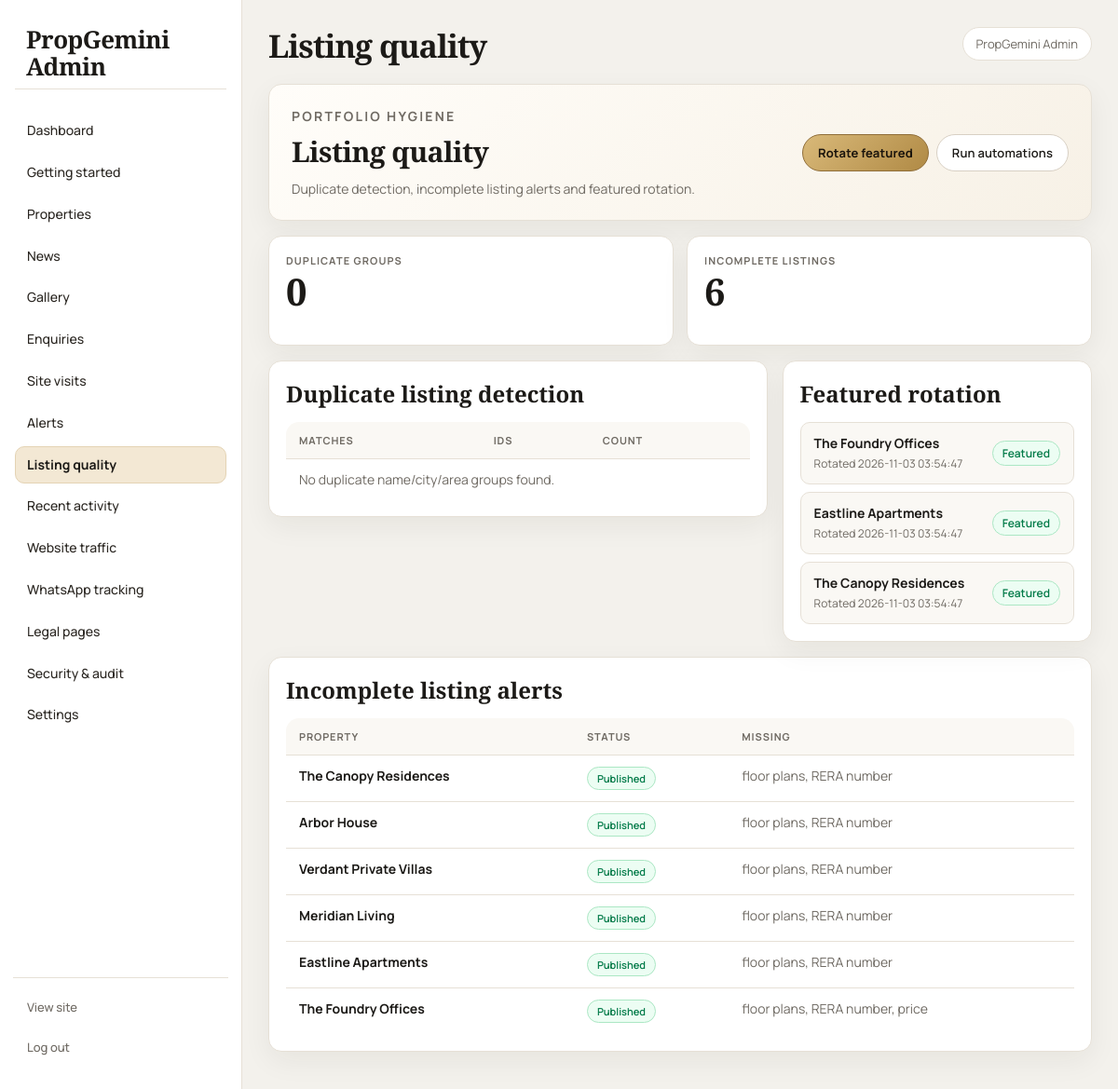
Screenshot of /admin/quality.php (signed in) with the database file from the repository.
### tables this page shows
CREATE TABLE `properties` (
  `id` int(11) NOT NULL,
  `name` varchar(255) NOT NULL,
  `slug` varchar(255) DEFAULT NULL,
  `city_id` int(11) NOT NULL,
  `area_id` int(11) NOT NULL,
  `property_type` varchar(100) DEFAULT NULL,
  `property_status` varchar(100) DEFAULT NULL,
  `bhk` varchar(50) DEFAULT NULL,
  `min_price` decimal(15,2) DEFAULT NULL,
  `max_price` decimal(15,2) DEFAULT NULL,
  `address` text DEFAULT NULL,
  `overview` text DEFAULT NULL,
  `amenities` text DEFAULT NULL,
  `possession_date` date DEFAULT NULL,
  `latitude` decimal(10,7) DEFAULT NULL,
  `longitude` decimal(10,7) DEFAULT NULL,
  `map_url` varchar(500) DEFAULT NULL,
  `is_featured` tinyint(1) DEFAULT 0,
  `featured_rotated_at` datetime DEFAULT NULL,
  `is_active` tinyint(1) DEFAULT 1,
  `sort_order` int(11) NOT NULL DEFAULT 0,
  `created_at` timestamp NOT NULL DEFAULT current_timestamp(),
  `updated_at` timestamp NOT NULL DEFAULT current_timestamp() ON UPDATE current_timestamp(),
  `deleted_at` datetime DEFAULT NULL,
  `removal_flagged_at` datetime DEFAULT NULL,
  `unavailable_reason` varchar(255) DEFAULT NULL,
  `publication_status` enum('Draft','Published','Unpublished') DEFAULT 'Draft',
  `construction_status` varchar(100) DEFAULT NULL,
  `construction_progress` tinyint(3) UNSIGNED DEFAULT NULL,
  `seo_title` varchar(255) DEFAULT NULL,
  `seo_description` text DEFAULT NULL,
  `rera_number` varchar(100) DEFAULT NULL,
  `rera_expiry` date DEFAULT NULL
);

### admin/includes/helpers.php (called while the page is built, shortened)
<?php
require_once dirname(__DIR__, 2) . '/includes/functions.php';
function adminUrl(string $path = ''): string
{
    $path = ltrim(str_replace('\\', '/', $path), '/');
    return webPath('admin/' . $path);
}

### includes/functions.php (called while the page is built, shortened)
<?php
function h(string $value): string
{
    return htmlspecialchars($value, ENT_QUOTES, 'UTF-8');
}
function projectWebRoot(): string
{
    $projectFs = realpath(dirname(__DIR__));
    $docRoot = realpath($_SERVER['DOCUMENT_ROOT'] ?? '') ?: '';
    if ($projectFs !== false) {
        $projectFs = str_replace('\\', '/', $projectFs);
        $docRoot = str_replace('\\', '/', $docRoot);
        if ($docRoot !== '' && str_starts_with($projectFs, $docRoot)) {
            $web = substr($projectFs, strlen($docRoot));
            return ($web === false || $web === '') ? '' : rtrim($web, '/');
        }
    }
    $script = str_replace('\\', '/', $_SERVER['SCRIPT_NAME'] ?? '/index.php');
    $directory = rtrim(str_replace('\\', '/', dirname($script)), '/');
    return $directory;
}
function prettyPath(string $path): string
{
    $path = str_replace('\\', '/', $path);
    $query = '';
    if (str_contains($path, '?')) {
        [$path, $query] = explode('?', $path, 2);
        $query = '?' . $query;
    }
    if (preg_match('/\.(css|js|map|jpg|jpeg|png|gif|webp|svg|ico|mp4|webm|pdf|woff2?|ttf|eot)$/i', $path) === 1) {
        return ltrim($path, '/') . $query;
    }
    $path = preg_replace('/\.php$/i', '', $path) ?? $path;
    $path = preg_replace('#(^|/)index$#i', '$1', $path) ?? $path;
    $path = trim($path, '/');
    return $path . $query;
}
function webPath(string $path = ''): string
{
    $root = projectWebRoot();
    $path = ltrim(str_replace('\\', '/', $path), '/');
    if ($path === '') {
        return $root === '' ? '/' : $root . '/';
    }
    $pretty = prettyPath($path);
    return ($root === '' ? '' : $root) . '/' . $pretty;
}
    ?>

### admin/includes/auth.php (called while the page is built, shortened)
<?php
require_once __DIR__ . '/helpers.php';
function adminUser(): ?array
{
    $pdo = getDatabaseConnection();
    try {
        $sessionCheck = $pdo->prepare(
            'SELECT revoked_at FROM admin_sessions WHERE session_id = ? LIMIT 1'
        );
        $sessionCheck->execute([session_id()]);
        $revoked = $sessionCheck->fetchColumn();
    } catch (Throwable $e) {
    }
    $stmt = $pdo->prepare(
        'SELECT id, name, email, role, is_active FROM admins WHERE id = ? LIMIT 1'
    );
    $stmt->execute([(int) $_SESSION['admin_id']]);
    $row = $stmt->fetch();
    $user = $row;
    return $user;
}
function requireAdmin(): array
{
    $user = adminUser();
    return $user;
}

### includes/automations.php (called while the page is built, shortened)
<?php
function findDuplicateProperties(): array
{
    $pdo = getDatabaseConnection();
    return $pdo->query(
        "SELECT LOWER(TRIM(p.name)) AS norm_name, p.city_id, p.area_id,
                GROUP_CONCAT(p.id ORDER BY p.id) AS ids,
                GROUP_CONCAT(p.name ORDER BY p.id SEPARATOR ' | ') AS names,
                COUNT(*) AS dup_count
         FROM properties p
         WHERE p.deleted_at IS NULL
         GROUP BY LOWER(TRIM(p.name)), p.city_id, p.area_id
         HAVING COUNT(*) > 1
         ORDER BY dup_count DESC"
    )->fetchAll();
}
function findIncompleteProperties(): array
{
    $pdo = getDatabaseConnection();
    $rows = $pdo->query(
        "SELECT p.id, p.name, p.slug, p.publication_status, p.rera_number, p.min_price,
                (SELECT COUNT(*) FROM property_images pi WHERE pi.property_id = p.id) AS image_count,
                (SELECT COUNT(*) FROM property_amenities pa WHERE pa.property_id = p.id) AS amenity_count,
                (SELECT COUNT(*) FROM property_unit_types ut WHERE ut.property_id = p.id AND ut.floor_plan_path IS NOT NULL AND ut.floor_plan_path <> '') AS floor_plan_count
         FROM properties p
         WHERE p.deleted_at IS NULL
         ORDER BY p.updated_at DESC"
    )->fetchAll();
    $out = [];
    foreach ($rows as $row) {
        $missing = [];
        if ((int) $row['floor_plan_count'] < 1) {
            $missing[] = 'floor plans';
        }
        if (trim((string) ($row['rera_number'] ?? '')) === '') {
            $missing[] = 'RERA number';
        }
        if ($row['min_price'] === null || (float) $row['min_price'] <= 0) {
            $missing[] = 'price';
        }
        $row['missing'] = $missing;
        $out[] = $row;
    }
    return $out;
}

### admin/quality.php (the view, shortened to what this page needs)
<?php
require_once __DIR__ . '/includes/layout.php';
require_once dirname(__DIR__) . '/includes/automations.php';
$pdo = getDatabaseConnection();
$duplicates = findDuplicateProperties();
$incomplete = findIncompleteProperties();
$featured = $pdo->query(
    "SELECT id, name, featured_rotated_at, publication_status
     FROM properties
     WHERE deleted_at IS NULL AND is_featured = 1
     ORDER BY featured_rotated_at DESC, id DESC"
)->fetchAll();
adminLayoutStart('Listing quality', 'quality');
?>
<section class="dash-hero" style="margin-bottom:16px;">
    <div>
        <p class="eyebrow">Portfolio hygiene</p>
        <h2>Listing quality</h2>
        <p>Duplicate detection, incomplete listing alerts and featured rotation.</p>
    </div>
    <div class="dash-actions">
        <form method="post">
            <button class="btn" type="submit">Rotate featured</button>
        </form>
        <form method="post">
            <button class="btn secondary" type="submit">Run automations</button>
        </form>
    </div>
</section>
<div class="stat-grid" style="grid-template-columns:repeat(2,minmax(0,1fr));">
    <div class="stat-card"><div class="label">Duplicate groups</div><div class="value"><?= count($duplicates) ?></div></div>
    <div class="stat-card"><div class="label">Incomplete listings</div><div class="value"><?= count($incomplete) ?></div></div>
</div>
<div class="dash-grid">
    <div class="panel">
        <h3 style="margin-top:0;">Duplicate listing detection</h3>
        <div class="table-wrap" style="border:0;box-shadow:none;background:transparent;">
            <table>
                <thead><tr><th>Matches</th><th>IDs</th><th>Count</th></tr></thead>
                <tbody>
                <?php if ($duplicates === []): ?>
                    <tr><td colspan="3" class="muted">No duplicate name/city/area groups found.</td></tr>
                <?php endif; ?>
                </tbody>
            </table>
        </div>
    </div>
    <div class="panel">
        <h3 style="margin-top:0;">Featured rotation</h3>
        <div class="pulse-list">
            <?php if ($featured === []): ?>
                <div class="pulse-item"><div><strong>No featured homes</strong><span>Run rotation or mark listings featured.</span></div></div>
            <?php else: ?>
                <?php foreach ($featured as $row): ?>
                    <a class="pulse-item" href="<?= h(adminUrl('properties/edit?id=' . (int) $row['id'])) ?>">
                        <div>
                            <strong><?= h((string) $row['name']) ?></strong>
                            <span>Rotated <?= h((string) ($row['featured_rotated_at'] ?? 'manual')) ?></span>
                        </div>
                        <span class="badge published">Featured</span>
                    </a>
                <?php endforeach; ?>
            <?php endif; ?>
        </div>
    </div>
</div>
<div class="panel" style="margin-top:16px;">
    <h3 style="margin-top:0;">Incomplete listing alerts</h3>
    <div class="table-wrap" style="border:0;box-shadow:none;background:transparent;">
        <table>
            <thead><tr><th>Property</th><th>Status</th><th>Missing</th></tr></thead>
            <tbody>
            <?php if ($incomplete === []): ?>
                <tr><td colspan="3" class="muted">All active listings look complete.</td></tr>
            <?php else: ?>
                <?php foreach ($incomplete as $row): ?>
                    <tr>
                        <td><a href="<?= h(adminUrl('properties/edit?id=' . (int) $row['id'])) ?>"><strong><?= h((string) $row['name']) ?></strong></a></td>
                        <td><span class="badge <?= h(strtolower((string) $row['publication_status'])) ?>"><?= h((string) $row['publication_status']) ?></span></td>
                        <td class="muted"><?= h(implode(', ', $row['missing'])) ?></td>
                    </tr>
                <?php endforeach; ?>
            <?php endif; ?>
            </tbody>
        </table>
    </div>
</div>
<?php adminLayoutEnd(); ?>

### admin/includes/layout.php (shortened to what this page needs)
<?php
require_once __DIR__ . '/auth.php';
function adminNavIcon(string $name): string
{
    return $icons[$name] ?? '';
}
function adminLayoutStart(string $title, string $active = 'dashboard'): void
{
    $user = requireAdmin();
    $name = (string) ($user['name'] ?? 'Admin');
    ?>
<!DOCTYPE html>
<html lang="en">
<head>
    <link rel="stylesheet" href="<?= h(adminUrl('assets/admin.css')) ?>">
</head>
<body class="admin-body">
<aside class="admin-sidebar">
    <a class="brand" href="<?= h(adminUrl('dashboard.php')) ?>">
        <strong>PropGemini Admin</strong>
    </a>
    <nav>
        <a class="<?= $active === 'dashboard' ? 'is-active' : '' ?>" href="<?= h(adminUrl('dashboard.php')) ?>"><?= adminNavIcon('dashboard') ?><span>Dashboard</span></a>
        <a class="<?= $active === 'guide' ? 'is-active' : '' ?>" href="<?= h(adminUrl('guide.php')) ?>"><?= adminNavIcon('guide') ?><span>Getting started</span></a>
        <a class="<?= $active === 'properties' ? 'is-active' : '' ?>" href="<?= h(adminUrl('properties/index.php')) ?>"><?= adminNavIcon('properties') ?><span>Properties</span></a>
        <a class="<?= $active === 'news' ? 'is-active' : '' ?>" href="<?= h(adminUrl('news/index.php')) ?>"><?= adminNavIcon('news') ?><span>News</span></a>
        <a class="<?= $active === 'gallery' ? 'is-active' : '' ?>" href="<?= h(adminUrl('gallery/index.php')) ?>"><?= adminNavIcon('gallery') ?><span>Gallery</span></a>
        <a class="<?= $active === 'enquiries' ? 'is-active' : '' ?>" href="<?= h(adminUrl('enquiries/index.php')) ?>"><?= adminNavIcon('enquiries') ?><span>Enquiries</span></a>
        <a class="<?= $active === 'visits' ? 'is-active' : '' ?>" href="<?= h(adminUrl('visits/index.php')) ?>"><?= adminNavIcon('visits') ?><span>Site visits</span></a>
        <a class="<?= $active === 'alerts' ? 'is-active' : '' ?>" href="<?= h(adminUrl('alerts.php')) ?>"><?= adminNavIcon('alerts') ?><span>Alerts</span></a>
        <a class="<?= $active === 'quality' ? 'is-active' : '' ?>" href="<?= h(adminUrl('quality.php')) ?>"><?= adminNavIcon('quality') ?><span>Listing quality</span></a>
        <a class="<?= $active === 'activity' ? 'is-active' : '' ?>" href="<?= h(adminUrl('activity.php')) ?>"><?= adminNavIcon('activity') ?><span>Recent activity</span></a>
        <a class="<?= $active === 'traffic' ? 'is-active' : '' ?>" href="<?= h(adminUrl('traffic.php')) ?>"><?= adminNavIcon('traffic') ?><span>Website traffic</span></a>
        <a class="<?= $active === 'whatsapp' ? 'is-active' : '' ?>" href="<?= h(adminUrl('whatsapp.php')) ?>"><?= adminNavIcon('whatsapp') ?><span>WhatsApp tracking</span></a>
        <a class="<?= $active === 'legal' ? 'is-active' : '' ?>" href="<?= h(adminUrl('legal.php')) ?>"><?= adminNavIcon('legal') ?><span>Legal pages</span></a>
        <a class="<?= $active === 'security' ? 'is-active' : '' ?>" href="<?= h(adminUrl('security.php')) ?>"><?= adminNavIcon('security') ?><span>Security &amp; audit</span></a>
        <a class="<?= $active === 'settings' ? 'is-active' : '' ?>" href="<?= h(adminUrl('settings.php')) ?>"><?= adminNavIcon('settings') ?><span>Settings</span></a>
    </nav>
    <div class="sidebar-foot">
        <a href="<?= h(webPath()) ?>" target="_blank" rel="noopener"><?= adminNavIcon('site') ?><span>View site</span></a>
        <a href="<?= h(adminUrl('logout.php')) ?>"><?= adminNavIcon('logout') ?><span>Log out</span></a>
    </div>
</aside>
<div class="admin-main">
    <header class="admin-top">
        <div>
            <h1><?= h($title) ?></h1>
        </div>
        <div class="admin-user"><?= h($name) ?></div>
    </header>
    <div class="admin-content">
    <?php
}
function adminLayoutEnd(): void
{
    ?>
    </div>
</div>
</body>
</html>
    <?php
}

### rows the page displays
properties: name "The Foundry Offices", featured_rotated_at "2026-11-03 03:54:47", publication_status "Published", missing "floor plans, RERA number, price"
properties: name "Eastline Apartments", featured_rotated_at "2026-11-03 03:54:47", publication_status "Published", missing "floor plans, RERA number"
properties: name "The Canopy Residences", featured_rotated_at "2026-11-03 03:54:47", publication_status "Published", missing "floor plans, RERA number"
properties: name "Arbor House", publication_status "Published", missing "floor plans, RERA number"
properties: name "Verdant Private Villas", publication_status "Published", missing "floor plans, RERA number"
properties: name "Meridian Living", publication_status "Published", missing "floor plans, RERA number"

### other values shown
$title "Listing quality"
$name "PropGemini Admin"
count($duplicates) "0"
count($incomplete) "6"
